Frame 1 (no input): blank canvas, image omitted
Frame 60 (the mouse pressed at the canvas centre just before this capture): blank canvas, image omitted
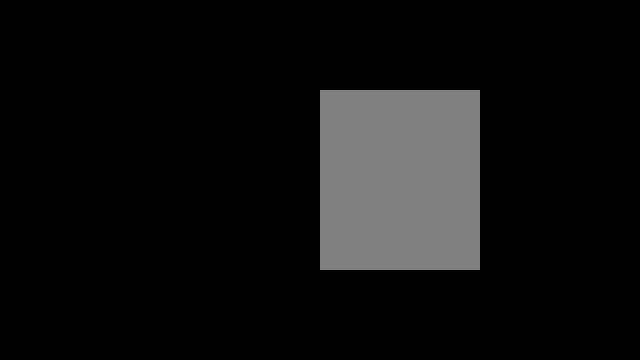
Frame 120 (the mouse held since frame 60 and released just before this capture)

The Processing sketch whose frames 1 and 60 were blank and that drew this single picture after the mouse press (run headless with seeded random() and noise(); from frame 60 on, the mouse is pressed at the canvas centre):

// Processing sketch: two_rect
// ── two_rect.pde
void setup() {
  size(640, 360);
  noStroke();
  colorMode(RGB, height, height, height);
  rectMode(CENTER);
}

void draw() {
  background(0.0);

  float r1 = map(mouseX, 0, width, 0, height);
  float r2 = mouseX/2;
  
  fill(r1);
  rect(width/2 + r2/2, height/2, r2, r1);
}
